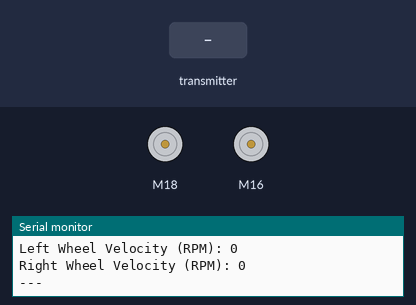
This program was run on a simulated ESP32. On the bench: 2 × DC motor (green arrow = forward, orange = backward, longer = faster), the last lines printed to the serial monitor. The inputs (shaded band) are chosen by the test bench.

Above: at 1.2 s.
1.3 s: the transmitter starts sending vel_x = 25
At 1.8 s:
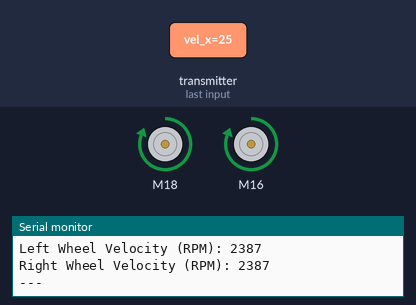
2.9 s: the transmitter starts sending vel_x = 0
At 3.4 s:
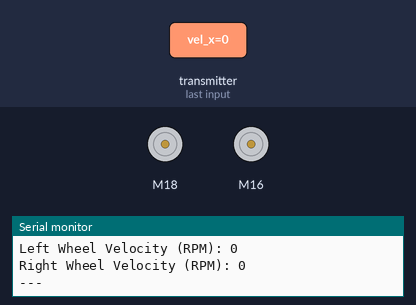
4.5 s: the transmitter starts sending vel_w = 25
At 4.9 s:
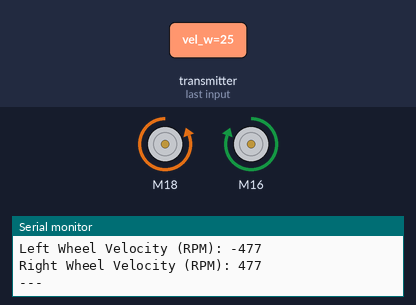
6.1 s: the transmitter starts sending vel_w = 0
At 7.7 s:
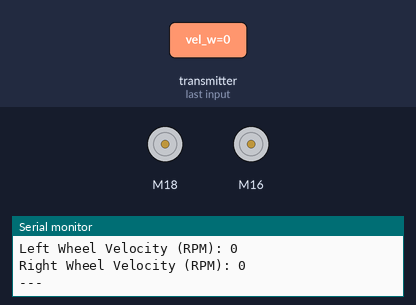
Timing chart, 0 to 8.7 s (numbered marks = the images above; inputs shaded):
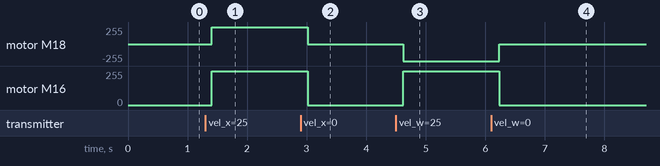

The program:

main.cpp
```cpp
#include "Kinematics.h"
#include "CytronMotorDriver.h"
#include <WiFi.h>
#include <esp_now.h>

// Structure to receive data
typedef struct struct_message {
  float vel_x; // Velocity along the x-axis
  float vel_w; // Angular velocity (w)
} struct_message;

// Create a struct_message object to store incoming data
struct_message myData;

// Initialize motor driver objects for two motors
CytronMD motor1(PWM_PWM, 18, 19);   // PWM 1A = Pin 3, PWM 1B = Pin 9.
CytronMD motor2(PWM_PWM, 16, 17);   // PWM 1A = Pin 3, PWM 1B = Pin 9.

// Kinematics parameters
float wheelRadius = 0.10; // Radius of the wheel in meters (e.g., 10 cm)
float trackWidth =
    0.20; // Distance between the left and right wheels in meters (e.g., 20 cm)
int motor_max_rpm = 255; // Maximum RPM for the motors (default 255)

// Create the Kinematics object for differential drive
Kinematics kinematics(motor_max_rpm, wheelRadius * 2, trackWidth, trackWidth,
                      8); // 8-bit PWM resolution

// Callback function that will be executed when data is received
void OnDataRecv(const uint8_t *mac, const uint8_t *incomingData, int len) {
  // Copy the received data into the myData structure
  memcpy(&myData, incomingData, sizeof(myData));
}

float leftVel = 0;
float rightVel = 0;

void setup() {
  // Initialize Serial Monitor for debugging
  Serial.begin(115200); // ESP32 default baud rate is 115200

  // Set the ESP32 to Wi-Fi Station mode
  WiFi.mode(WIFI_STA);

  // Initialize ESP-NOW communication protocol
  if (esp_now_init() != ESP_OK) {
    Serial.println("Error initializing ESP-NOW");
    return;
  }

  // Register the callback function to handle received data
  esp_now_register_recv_cb(OnDataRecv);
}

void loop() {
  // vel x should be in range -3 to 3 and omega -10 to 10
  Kinematics::output motorRPM =
      kinematics.getRPM(myData.vel_x, 0.0, myData.vel_w);
  Kinematics::output motorPWM =
      kinematics.getPWM(myData.vel_x, 0.0, myData.vel_w);

  // Print the calculated wheel velocities to the Serial Monitor
  Serial.print("Left Wheel Velocity (RPM): ");
  Serial.println(motorRPM.motor1);
  Serial.print("Right Wheel Velocity (RPM): ");
  Serial.println(motorRPM.motor2);
  Serial.println("---");

  // Set motor speeds based on the received data
  motor1.setSpeed(motorRPM.motor1);
  motor2.setSpeed(motorRPM.motor2);

  // Add a small delay for stability
  delay(100);
}
```

Measured:
- after the input at 1.3 s, motor M18, motor M16: stopped → forward 255/255 after 0.11 s
- after the input at 2.9 s, motor M18, motor M16: forward 255/255 → stopped after 0.12 s
- after the input at 4.5 s, motor M18: stopped → backward 255/255 after 0.12 s; motor M16: stopped → forward 255/255 after 0.12 s
- after the input at 6.1 s, motor M18: backward 255/255 → stopped after 0.13 s; motor M16: forward 255/255 → stopped after 0.13 s
